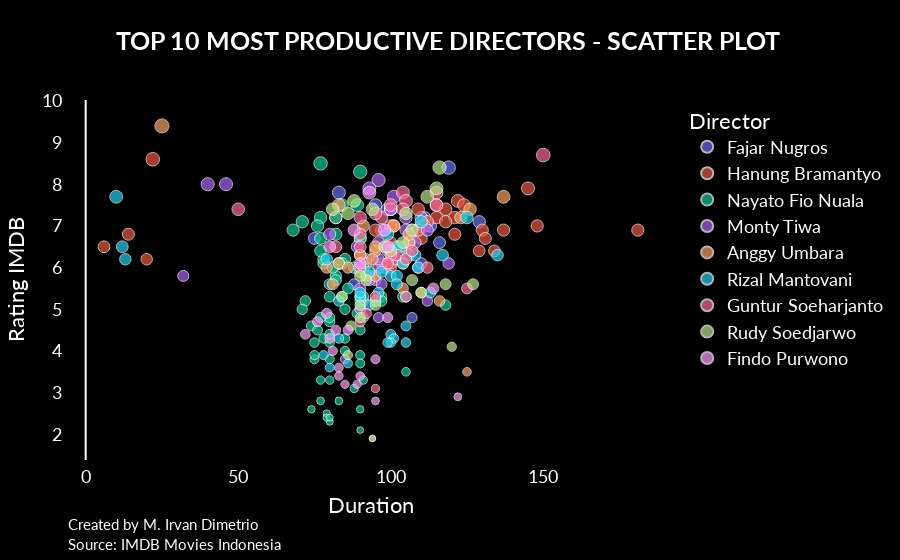

This figure's notebook cell:
### Code cell
fig = px.scatter(director_rt, x='Runtime (Minutes)', y='Rating', size='Rating', size_max = 10, hover_data=['Title'],
                color='Director')

fig.update_layout(font=dict(family='Lato', size=18, color='white'), 
                  title=dict(text='<b>TOP 10 MOST PRODUCTIVE DIRECTORS - SCATTER PLOT <B>',
                           font=dict(size=25), x=.5), 
                  paper_bgcolor= 'black', plot_bgcolor='black',
                 xaxis=dict(title='Duration', showgrid=False),
                 yaxis=dict(title='Rating IMDB', showgrid=False),
                 margin=dict(
        l=50,
        r=50,
        b=100,
        t=100,
        pad=4
                 ))

# fig.add_trace(go.Scatter(x=[180], y=[6.2], mode="text", text = 'Bumi Manusia <br> 2019', textfont={"size": [15] }))


# ADD A FOOTNOTE TO BOTTOM LEFT OF PAGE
fig.add_annotation(
    text = ("Created by M. Irvan Dimetrio <br>Source: IMDB Movies Indonesia")
    , showarrow=False
    , x = 0
    , y = -0.25
    , xref='paper'
    , yref='paper' 
    , xanchor='left'
    , yanchor='bottom'
    , xshift=-1
    , yshift=-5
    , font=dict(size=15, color="white")
    , align="left"
    ,)

### Figure 1 — Plotly figure (JSON) as saved in the notebook; plotly's stock layout.template omitted (floating-point values rounded to 4 significant figures)
{"data": [{"customdata": [["Srimulat: Hil yang Mustahal - Babak Kedua"], ["Balada Si Roy"], ["Dignitate"], ["Yowis Band"], ["Yowis Ben II"], ["Yowis Ben 3"], ["Yowis Ben Finale"], ["Terbang: Menembus Langit"], ["Cinta di Saku Celana"], ["Adriana"], ["Bajaj Bajuri"], ["Gangster"], ["Srimulat: Hil yang Mustahal - Babak Pertama"], ["Micin Generation"], ["7 Hari 24 Jam"], ["Refrain"], ["The Womb"], ["Cinta Brontosaurus"], ["Bajaj Bajuri the Movie"], ["Cinta Selamanya"], ["Queen Bee"], ["MeloDylan"], ["Moammar Emka's Jakarta Undercover"]], "hovertemplate": "Director=Fajar Nugros<br>Runtime (Minutes)=%{x}<br>Rating=%{marker.size}<br>Title=%{customdata[0]}<extra></extra>", "legendgroup": "Fajar Nugros", "marker": {"color": "#636efa", "size": [7, 8.4, 6, 7.4, 6.9, 7, 7.5, 7.2, 6.7, 6.9, 7.8, 6.1, 7.2, 5.6, 6.9, 6.1, 6.6, 6, 5.8, 7.4, 4.8, 6.2, 7.1], "sizemode": "area", "sizeref": 0.094, "symbol": "circle"}, "mode": "markers", "name": "Fajar Nugros", "orientation": "v", "showlegend": true, "type": "scatter", "x": [110, 119, 109, 99, 109, 113, 95, 111, 75, 107, 83, 99, 110, 88, 97, 110, 116, 98, 93, 100, 107, 92, 129], "xaxis": "x", "y": [7, 8.4, 6, 7.4, 6.9, 7, 7.5, 7.2, 6.7, 6.9, 7.8, 6.1, 7.2, 5.6, 6.9, 6.1, 6.6, 6, 5.8, 7.4, 4.8, 6.2, 7.1], "yaxis": "y"}, {"customdata": [["Love is Trap"], ["Menebus Impian"], ["Doa yang Mengancam"], ["Soekarno"], ["Threatening Prayer"], ["Hijab"], ["Jomblo"], ["Kartini: Princess of Java"], ["Lentera Merah"], ["Adit Sopo Jarwo: The Movie"], ["Jomblo"], ["Cinta Tapi Beda"], ["This Earth of Mankind"], ["Verses of Love"], ["Pengejar Angin"], ["Get Married 2"], ["Catatan Akhir Sekolah"], ["Sang Pencerah"], ["Brownies"], ["Paper Boat"], ["Paper Boat 2"], ["Habibie & Ainun 3"], ["The Heaven None Missed 2"], ["Get Married"], ["Melody of Love"], ["2014"], ["Woman with a Turban"], ["The Gift"], ["Rudy Habibie"], ["Benyamin the Troublemaker"], ["Benyamin the Troublemaker 2"], ["Question Mark"], ["Satria Dewa: Gatotkaca"], ["JK"], ["The Robbers"], ["Bittersweet Seventeen"], ["Legenda Sundel Bolong"], ["Miracle in Cell No. 7"], ["Sultan Agung: Tahta, Perjuangan, Cinta"], ["A Kick from the Sky"]], "hovertemplate": "Director=Hanung Bramantyo<br>Runtime (Minutes)=%{x}<br>Rating=%{marker.size}<br>Title=%{customdata[0]}<extra></extra>", "legendgroup": "Hanung Bramantyo", "marker": {"color": "#EF553B", "size": [6.8, 6.1, 6.3, 6.9, 7.5, 6, 7.2, 7.6, 6.1, 7.2, 6.7, 6.9, 6.9, 6.9, 7, 6.1, 7.4, 7.1, 6.1, 7, 6.6, 7.2, 6.8, 6.5, 6.2, 6.9, 6.7, 7.4, 7.5, 5.2, 6.1, 7, 6.4, 6.5, 6.4, 8.6, 5.2, 7.9, 7, 7.1], "sizemode": "area", "sizeref": 0.094, "symbol": "circle"}, "mode": "markers", "name": "Hanung Bramantyo", "orientation": "v", "showlegend": true, "type": "scatter", "x": [14, 99, 90, 137, 115, 100, 115, 122, 100, 82, 110, 95, 181, 130, 101, 92, 109, 112, 83, 111, 100, 121, 121, 105, 20, 109, 131, 118, 124, 95, 97, 100, 129, 6, 134, 22, 91, 145, 148, 118], "xaxis": "x", "y": [6.8, 6.1, 6.3, 6.9, 7.5, 6, 7.2, 7.6, 6.1, 7.2, 6.7, 6.9, 6.9, 6.9, 7, 6.1, 7.4, 7.1, 6.1, 7, 6.6, 7.2, 6.8, 6.5, 6.2, 6.9, 6.7, 7.4, 7.5, 5.2, 6.1, 7, 6.4, 6.5, 6.4, 8.6, 5.2, 7.9, 7, 7.1], "yaxis": "y"}, {"customdata": [["Pocong Jalan Blora"], ["12:00 A.M."], ["3 Pocong Idiot"], ["Poconggg Juga Pocong"], ["Virgin 3: Satu Malam Mengubah Segalanya"], ["Heart 2 Heart"], ["Takut: Tujuh Hari Bersama Setan"], ["Hantu Jeruk Purut"], ["7 Hari Menembus Waktu"], ["Enak Sama Enak"], ["Putih Abu-Abu dan Sepatu Kets"], ["18+: True Love Never Dies"], ["Pocong Jumat Kliwon"], ["Sarang Kuntilanak"], ["Kepergok Pocong"], ["Kangen"], ["Pengantin Pantai Biru"], ["Not for Sale"], ["Seandainya"], ["Malam Jumat Kliwon"], ["Pelet Kuntilanak"], ["The Butterfly"], ["Pocong Ngesot"], ["My Last Love"], ["Kuntilanak Beranak"], ["Kalung Jailangkung"], ["Tarung: City of the Darkness"], ["Pocong Minta Kawin"], ["Gotcha"], ["Panggil Namaku 3×"], ["Gaby dan Lagunya"], ["The Ghost of Mortuary"], ["After School Horror"], ["3600 Detik"], ["Kuntilanak Kesurupan"], ["Virgin 2: Bukan Film Porno"], ["Jeritan Kuntilanak"], ["Belum Cukup Umur"], ["17 Tahun Ke Atas"], ["Hantu Jamu Gendong"], ["Mengejar Setan"], ["Dilarang Masuk!"], ["After School Horror 2"], ["Merem Melek"], ["Te[rekam]"], ["Bangkit dari Kubur"], ["Santet Kuntilanak"], ["Kuntilanak-Kuntilanak"], ["Pocong Rumah Angker"], ["Me vs. High Heels"], ["Pocong Kesetanan!"], ["Pocong Kamar Sebelah"], ["Hantu Perawan Jeruk Purut"], ["18++: Forever Love"], ["Wengi: Anak Mayit"], ["Bila"], ["Kereta Hantu Manggarai"], ["Affair"], ["Dendam dari Kuburan"], ["Kain Kafan Perawan"], ["Akibat Pergaulan Bebas"], ["Tumbal Jailangkung"], ["Di Sini Ada Yang Mati"], ["Hantu Ambulance"], ["Nakalnya Anak Muda"], ["Rumah Pasung"], ["Hantu Gunung Kawi"], ["Keranda Kuntilanak"], ["Ada Apa dengan Pocong?"], ["Bukan Pocong Biasa"]], "hovertemplate": "Director=Nayato Fio Nuala<br>Runtime (Minutes)=%{x}<br>Rating=%{marker.size}<br>Title=%{customdata[0]}<extra></extra>", "legendgroup": "Nayato Fio Nuala", "marker": {"color": "#00cc96", "size": [3.8, 3.5, 4.7, 6.1, 5.8, 8.3, 6.2, 4.8, 7.5, 2.3, 4.2, 5, 2.8, 3.9, 4.3, 6, 2.6, 4, 6.8, 2.1, 3.3, 6.2, 2.5, 6, 4.6, 5.3, 6.1, 7.5, 5.3, 5.2, 6.7, 5, 7.2, 6.7, 2.4, 5.5, 4.5, 6.4, 6.1, 3.7, 7.1, 6.7, 4.8, 2.6, 3.8, 5.2, 3.3, 4.8, 6, 5.1, 4.5, 4.4, 3.3, 7.2, 7, 5.3, 4.9, 4.2, 2.4, 4.3, 5, 5.7, 6.9, 3.1, 3.9, 8.5, 5.3, 2.8, 5.3, 5.6], "sizemode": "area", "sizeref": 0.094, "symbol": "circle"}, "mode": "markers", "name": "Nayato Fio Nuala", "orientation": "v", "showlegend": true, "type": "scatter", "x": [80, 105, 80, 78, 82, 90, 78, 91, 89, 80, 80, 90, 77, 90, 78, 91, 74, 85, 82, 90, 91, 85, 79, 88, 74, 80, 84, 84, 97, 97, 90, 85, 77, 90, 79, 86, 90, 77, 83, 90, 71, 77, 80, 90, 75, 72, 77, 77, 81, 118, 76, 80, 80, 82, 76, 84, 89, 75, 80, 85, 71, 82, 68, 88, 75, 77, 91, 83, 104, 80], "xaxis": "x", "y": [3.8, 3.5, 4.7, 6.1, 5.8, 8.3, 6.2, 4.8, 7.5, 2.3, 4.2, 5, 2.8, 3.9, 4.3, 6, 2.6, 4, 6.8, 2.1, 3.3, 6.2, 2.5, 6, 4.6, 5.3, 6.1, 7.5, 5.3, 5.2, 6.7, 5, 7.2, 6.7, 2.4, 5.5, 4.5, 6.4, 6.1, 3.7, 7.1, 6.7, 4.8, 2.6, 3.8, 5.2, 3.3, 4.8, 6, 5.1, 4.5, 4.4, 3.3, 7.2, 7, 5.3, 4.9, 4.2, 2.4, 4.3, 5, 5.7, 6.9, 3.1, 3.9, 8.5, 5.3, 2.8, 5.3, 5.6], "yaxis": "y"}, {"customdata": [["Sabtu Bersama Bapak"], ["Layla Majnun"], ["I You & KUA"], ["I Love You Silly"], ["XL: Extra Large - Antara Aku, Kau, dan Mak Erot"], ["Madu Murni"], ["Rompis"], ["Lagi-Lagi Ateng"], ["Sampai Ujung Dunia"], ["Pocong 3"], ["Get Married 3"], ["Raksasa Dari Jogja"], ["Kalau Cinta Jangan Cengeng"], ["Laskar Pemimpi"], ["Pocong the Origin"], ["Get M4rried"], ["Keramat"], ["My Lecturer, My Husband"], ["Matt & Mou"], ["Shy Shy Cat"], ["The Publicist"], ["Test Pack"], ["Romantini"], ["Barbi3"], ["3 Dara 2"], ["Wakil Rakyat"], ["Keramat 2: Caruban Larang"], ["Ghibah"], ["Mahasiswi Baru"], ["Aku Ingin Ibu Pulang"], ["Operation Wedding"]], "hovertemplate": "Director=Monty Tiwa<br>Runtime (Minutes)=%{x}<br>Rating=%{marker.size}<br>Title=%{customdata[0]}<extra></extra>", "legendgroup": "Monty Tiwa", "marker": {"color": "#ab63fa", "size": [7.4, 6.1, 6.9, 8, 4.8, 8.1, 6.4, 6.6, 7.9, 5, 5.7, 7.4, 5.2, 6, 5.5, 6.9, 6.8, 8, 6.6, 6.2, 5.8, 7.2, 5.9, 3.8, 6.5, 5.6, 1.9, 5.7, 6.2, 7.7, 6.6], "sizemode": "area", "sizeref": 0.094, "symbol": "circle"}, "mode": "markers", "name": "Monty Tiwa", "orientation": "v", "showlegend": true, "type": "scatter", "x": [100, 119, 105, 46, 96, 96, 99, 108, 93, 90, 95, 100, 112, 96, 90, 112, 80, 40, 96, 102, 32, 105, 90, 85, 89, 97, 94, 93, 96, 101, 106], "xaxis": "x", "y": [7.4, 6.1, 6.9, 8, 4.8, 8.1, 6.4, 6.6, 7.9, 5, 5.7, 7.4, 5.2, 6, 5.5, 6.9, 6.8, 8, 6.6, 6.2, 5.8, 7.2, 5.9, 3.8, 6.5, 5.6, 1.9, 5.7, 6.2, 7.7, 6.6], "yaxis": "y"}, {"customdata": [["Warkop DKI Reborn: Jangkrik Boss Part 2"], ["Warkop DKI Reborn: Jangkrik Boss Part 1"], ["Mama Cake"], ["The Watcher"], ["Devil on Top"], ["5 Cowok Jagoan: Rise of the Zombies"], ["Bloodlust Beauty"], ["Will"], ["Insya Allah Sah 2"], ["Satu Suro"], ["3: Alif, Lam, Mim"], ["Balada Sepasang Kekasih Gila"], ["Comic 8"], ["Mendadak Kaya"], ["DOA (Doyok-Otoy-Ali Oncom): Cari Jodoh"], ["Comic 8: Casino Kings Part 1"], ["Comic 8: Casino Kings Part 2"], ["Coboy Junior: The Movie"], ["I"], ["Survive"], ["Tersanjung: The Series"], ["Till Death Do Us Part"], ["Hitmen"], ["Patience is the test"]], "hovertemplate": "Director=Anggy Umbara<br>Runtime (Minutes)=%{x}<br>Rating=%{marker.size}<br>Title=%{customdata[0]}<extra></extra>", "legendgroup": "Anggy Umbara", "marker": {"color": "#FFA15A", "size": [5.4, 6.4, 7.7, 6, 5.5, 6.6, 5.2, 7, 7, 6.2, 7.2, 6.3, 6.8, 5.8, 6.1, 6.1, 5.8, 3.5, 6, 6.5, 9.4, 5.6, 7.5, 7.4], "sizemode": "area", "sizeref": 0.094, "symbol": "circle"}, "mode": "markers", "name": "Anggy Umbara", "orientation": "v", "showlegend": true, "type": "scatter", "x": [110, 95, 137, 79, 104, 106, 116, 101, 91, 94, 123, 90, 106, 92, 83, 104, 95, 125, 86, 95, 25, 81, 83, 126], "xaxis": "x", "y": [5.4, 6.4, 7.7, 6, 5.5, 6.6, 5.2, 7, 7, 6.2, 7.2, 6.3, 6.8, 5.8, 6.1, 6.1, 5.8, 3.5, 6, 6.5, 9.4, 5.6, 7.5, 7.4], "yaxis": "y"}, {"customdata": [["The Mother's Prayer (Doa Sang Ibu)"], ["Bulan Terbelah di Langit Amerika"], ["Bulan Terbelah di Langit Amerika 2"], ["Mumun"], ["Wewe"], ["Penakluk Camer"], ["Ada Kamu, Aku Ada"], ["Pupus"], ["Taring"], ["Jenglot Pantai Selatan"], ["Jatuh Cinta Lagi"], ["An Anthology of Fellings"], ["5 cm"], ["Supernova"], ["Cewek Gokil"], ["Cherrybelle: Crush"], ["Jailangkung"], ["Jailangkung 2"], ["The Uninvited"], ["The Chanting"], ["The Chanting 3"], ["Firegate"], ["Rumah Kentang: The Beginning"], ["Tembang Lingsir"], ["Trinity, The Nekad Traveler"], ["Trinity Traveler"], ["Mati Suri"], ["Kuntilanak 3"], ["Rasuk 2"], ["Baby Occult: Baby Tumbal Baby Die"], ["Kuntilanak 2"], ["The Chanting Revisited"], ["Eiffel I'm in Love 2"], ["Kesurupan"], ["Asih 2"], ["Malapataka"], ["The Chanting 2"], ["Air Terjun Pengantin Phuket"], ["Air Terjun Pengantin"], ["Chrisye"]], "hovertemplate": "Director=Rizal Mantovani<br>Runtime (Minutes)=%{x}<br>Rating=%{marker.size}<br>Title=%{customdata[0]}<extra></extra>", "legendgroup": "Rizal Mantovani", "marker": {"color": "#19d3f3", "size": [6.2, 6, 4.4, 6.3, 5.8, 6.5, 5.3, 6.8, 5.3, 3.9, 5.4, 6.3, 7.2, 6.3, 6.2, 4.3, 3.7, 4.3, 6.5, 5.9, 5.2, 5.4, 5.8, 5.3, 6.5, 5.9, 5.4, 4.2, 5.2, 5.1, 4.2, 4.6, 6.3, 4.2, 6.1, 7.7, 5.6, 5.2, 3.6, 7.1], "sizemode": "area", "sizeref": 0.094, "symbol": "circle"}, "mode": "markers", "name": "Rizal Mantovani", "orientation": "v", "showlegend": true, "type": "scatter", "x": [13, 109, 100, 106, 100, 12, 105, 99, 90, 78, 96, 108, 125, 135, 79, 101, 86, 83, 102, 93, 90, 113, 102, 90, 103, 97, 90, 105, 95, 93, 100, 105, 117, 99, 104, 10, 102, 83, 80, 110], "xaxis": "x", "y": [6.2, 6, 4.4, 6.3, 5.8, 6.5, 5.3, 6.8, 5.3, 3.9, 5.4, 6.3, 7.2, 6.3, 6.2, 4.3, 3.7, 4.3, 6.5, 5.9, 5.2, 5.4, 5.8, 5.3, 6.5, 5.9, 5.4, 4.2, 5.2, 5.1, 4.2, 4.6, 6.3, 4.2, 6.1, 7.7, 5.6, 5.2, 3.6, 7.1], "yaxis": "y"}, {"customdata": [["99 Cahaya di Langit Eropa Part 2"], ["99 Cahaya di Langit Eropa"], ["Lampor: The Flying Coffin"], ["Argantara"], ["Ranah 3 Warna"], ["Ngebut Kawin"], ["Jilbab Traveler: Love Sparks in Korea"], ["Pinky Promise"], ["Brandal-Brandal Ciliwung"], ["Dreams"], ["Verses of Love 2"], ["Crazy Love"], ["Kabayan Jadi Milyuner"], ["Otomatis Romantis"], ["Little Mom"], ["Purple Love"], ["Belok Kanan Barcelona"], ["Assalamualaikum Beijing"], ["Runaway"], ["If I Were You"], ["Makmum 2"], ["Cinlok"], ["Backstage"], ["Cinta Laki-Laki Biasa"], ["LDR"], ["LDR 2: Where Is My Romeo"], ["Tampan Tailor"]], "hovertemplate": "Director=Guntur Soeharjanto<br>Runtime (Minutes)=%{x}<br>Rating=%{marker.size}<br>Title=%{customdata[0]}<extra></extra>", "legendgroup": "Guntur Soeharjanto", "marker": {"color": "#FF6692", "size": [6.3, 6.2, 5.3, 3.1, 8.7, 6, 6, 7.8, 7.6, 7.2, 5.5, 7.2, 5.3, 6.3, 7.4, 6.1, 6.4, 7.3, 6.8, 7.4, 4.9, 4.7, 7.5, 7.8, 6.5, 6.5, 7.5], "sizemode": "area", "sizeref": 0.094, "symbol": "circle"}, "mode": "markers", "name": "Guntur Soeharjanto", "orientation": "v", "showlegend": true, "type": "scatter", "x": [102, 105, 95, 95, 150, 90, 112, 104, 105, 97, 125, 90, 105, 100, 50, 99, 107, 95, 90, 104, 92, 90, 115, 115, 90, 82, 100], "xaxis": "x", "y": [6.3, 6.2, 5.3, 3.1, 8.7, 6, 6, 7.8, 7.6, 7.2, 5.5, 7.2, 5.3, 6.3, 7.4, 6.1, 6.4, 7.3, 6.8, 7.4, 4.9, 4.7, 7.5, 7.8, 6.5, 6.5, 7.5], "yaxis": "y"}, {"customdata": [["About Someone"], ["Pasukan Kapiten"], ["13: The Haunted"], ["Return of the Devil's Child"], ["Hantu Rumah Ampera"], ["Stay with Me"], ["Denting Kematian"], ["Lima Elang"], ["Algojo: Perang Santet"], ["What's Up with Cinta?"], ["The Nine Dragons"], ["Garuda di Dadaku 2"], ["Chasing the Sun"], ["Rumah Ketujuh"], ["Mengejar Mas Mas"], ["Batas"], ["Sayap-Sayap Patah"], ["Kambing Jantan"], ["Liar"], ["40 Hari Bangkitnya Pocong"], ["Pocong 2"], ["Langit Ke-7"], ["Pocong"], ["Sebelah mata"], ["Tragedi"], ["In the Name of Love"]], "hovertemplate": "Director=Rudy Soedjarwo<br>Runtime (Minutes)=%{x}<br>Rating=%{marker.size}<br>Title=%{customdata[0]}<extra></extra>", "legendgroup": "Rudy Soedjarwo", "marker": {"color": "#B6E880", "size": [7.3, 7.4, 5.7, 5.3, 4.6, 6.9, 3.9, 7.6, 1.9, 7.7, 6.6, 6.4, 7.3, 5.1, 7.4, 7.9, 5.4, 5.6, 5.1, 4.8, 6.5, 5.7, 5.8, 8.4, 4.1, 5.6], "sizemode": "area", "sizeref": 0.094, "symbol": "circle"}, "mode": "markers", "name": "Rudy Soedjarwo", "orientation": "v", "showlegend": true, "type": "scatter", "x": [105, 81, 107, 84, 87, 107, 86, 88, 94, 112, 104, 100, 86, 90, 94, 115, 110, 118, 95, 90, 98, 92, 90, 116, 120, 127], "xaxis": "x", "y": [7.3, 7.4, 5.7, 5.3, 4.6, 6.9, 3.9, 7.6, 1.9, 7.7, 6.6, 6.4, 7.3, 5.1, 7.4, 7.9, 5.4, 5.6, 5.1, 4.8, 6.5, 5.7, 5.8, 8.4, 4.1, 5.6], "yaxis": "y"}, {"customdata": [["Fallin' in Love"], ["R: Raja, Ratu, & Rahasia"], ["Jaran Goyang"], ["Ku Tunggu Jandamu"], ["Paku Kuntilanak"], ["Setan Budeg"], ["EL: The Movie"], ["Dad, Why Am I Different?"], ["My Blackberry Girlfriend"], ["Love in Perth"], ["Pocong Setan Jompo"], ["Akibat Pergaulan Bebas 2"], ["Menculik Miyabi"], ["Assalamualaikum Calon Imam"], ["Coblos Cinta"], ["Eyang Kubur"], ["Suster Keramas 2"], ["Ritual"], ["Seruan Setan"], ["Susuk Pocong"], ["Lihat Boleh, Pegang Jangan"], ["Honeymoon"], ["Hantu Tanah Kusir"]], "hovertemplate": "Director=Findo Purwono<br>Runtime (Minutes)=%{x}<br>Rating=%{marker.size}<br>Title=%{customdata[0]}<extra></extra>", "legendgroup": "Findo Purwono", "marker": {"color": "#FF97FF", "size": [3.8, 6.9, 4.9, 3.4, 4.7, 4.5, 6.9, 6.5, 3.6, 6.1, 3.2, 4, 3.2, 7.8, 3.4, 6.5, 4.3, 4.4, 4.8, 2.9, 2.8, 5.5, 4.5], "sizemode": "area", "sizeref": 0.094, "symbol": "circle"}, "mode": "markers", "name": "Findo Purwono", "orientation": "v", "showlegend": true, "type": "scatter", "x": [95, 98, 79, 83, 76, 86, 88, 99, 83, 90, 89, 81, 85, 93, 90, 80, 80, 72, 99, 122, 95, 114, 82], "xaxis": "x", "y": [3.8, 6.9, 4.9, 3.4, 4.7, 4.5, 6.9, 6.5, 3.6, 6.1, 3.2, 4, 3.2, 7.8, 3.4, 6.5, 4.3, 4.4, 4.8, 2.9, 2.8, 5.5, 4.5], "yaxis": "y"}], "layout": {"annotations": [{"align": "left", "font": {"color": "white", "size": 15}, "showarrow": false, "text": "Created by M. Irvan Dimetrio <br>Source: IMDB Movies Indonesia", "x": 0, "xanchor": "left", "xref": "paper", "xshift": -1, "y": -0.25, "yanchor": "bottom", "yref": "paper", "yshift": -5}], "font": {"color": "white", "family": "Lato", "size": 18}, "legend": {"itemsizing": "constant", "title": {"text": "Director"}, "tracegroupgap": 0}, "margin": {"b": 100, "l": 50, "pad": 4, "r": 50, "t": 100}, "paper_bgcolor": "black", "plot_bgcolor": "black", "title": {"font": {"size": 25}, "text": "<b>TOP 10 MOST PRODUCTIVE DIRECTORS - SCATTER PLOT <B>", "x": 0.5}, "xaxis": {"anchor": "y", "domain": [0, 1], "showgrid": false, "title": {"text": "Duration"}}, "yaxis": {"anchor": "x", "domain": [0, 1], "showgrid": false, "title": {"text": "Rating IMDB"}}}}
